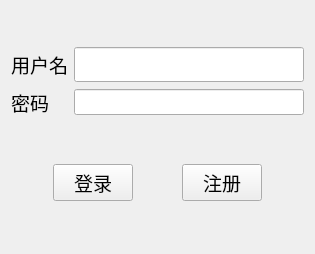
<?xml version="1.0" encoding="UTF-8"?>
<ui version="4.0">
 <class>Login</class>
 <widget class="QWidget" name="Login">
  <property name="geometry">
   <rect>
    <x>0</x>
    <y>0</y>
    <width>315</width>
    <height>254</height>
   </rect>
  </property>
  <property name="font">
   <font>
    <family>楷体</family>
    <pointsize>14</pointsize>
   </font>
  </property>
  <property name="windowTitle">
   <string>Login</string>
  </property>
  <property name="styleSheet">
   <string notr="true"/>
  </property>
  <layout class="QGridLayout" name="gridLayout_2">
   <item row="1" column="0">
    <spacer name="horizontalSpacer">
     <property name="orientation">
      <enum>Qt::Horizontal</enum>
     </property>
     <property name="sizeHint" stdset="0">
      <size>
       <width>38</width>
       <height>48</height>
      </size>
     </property>
    </spacer>
   </item>
   <item row="1" column="1">
    <widget class="QPushButton" name="buttonLogin">
     <property name="font">
      <font>
       <family>楷体</family>
       <pointsize>14</pointsize>
      </font>
     </property>
     <property name="styleSheet">
      <string notr="true"/>
     </property>
     <property name="text">
      <string>登录</string>
     </property>
    </widget>
   </item>
   <item row="1" column="2">
    <spacer name="horizontalSpacer_2">
     <property name="orientation">
      <enum>Qt::Horizontal</enum>
     </property>
     <property name="sizeHint" stdset="0">
      <size>
       <width>38</width>
       <height>38</height>
      </size>
     </property>
    </spacer>
   </item>
   <item row="1" column="3">
    <widget class="QPushButton" name="buttonRegister">
     <property name="text">
      <string>注册</string>
     </property>
    </widget>
   </item>
   <item row="1" column="4">
    <spacer name="horizontalSpacer_3">
     <property name="orientation">
      <enum>Qt::Horizontal</enum>
     </property>
     <property name="sizeHint" stdset="0">
      <size>
       <width>38</width>
       <height>48</height>
      </size>
     </property>
    </spacer>
   </item>
   <item row="0" column="0" colspan="5">
    <layout class="QGridLayout" name="gridLayout">
     <item row="0" column="0">
      <widget class="QLabel" name="label">
       <property name="font">
        <font>
         <family>楷体</family>
         <pointsize>14</pointsize>
        </font>
       </property>
       <property name="text">
        <string>用户名</string>
       </property>
      </widget>
     </item>
     <item row="0" column="1">
      <widget class="QLineEdit" name="editUsername">
       <property name="minimumSize">
        <size>
         <width>0</width>
         <height>26</height>
        </size>
       </property>
      </widget>
     </item>
     <item row="1" column="0">
      <widget class="QLabel" name="label_2">
       <property name="text">
        <string>密码</string>
       </property>
      </widget>
     </item>
     <item row="1" column="1">
      <widget class="QLineEdit" name="editPassword">
       <property name="minimumSize">
        <size>
         <width>0</width>
         <height>26</height>
        </size>
       </property>
       <property name="font">
        <font>
         <pointsize>8</pointsize>
        </font>
       </property>
       <property name="echoMode">
        <enum>QLineEdit::Password</enum>
       </property>
      </widget>
     </item>
    </layout>
   </item>
  </layout>
 </widget>
 <resources/>
 <connections/>
</ui>
